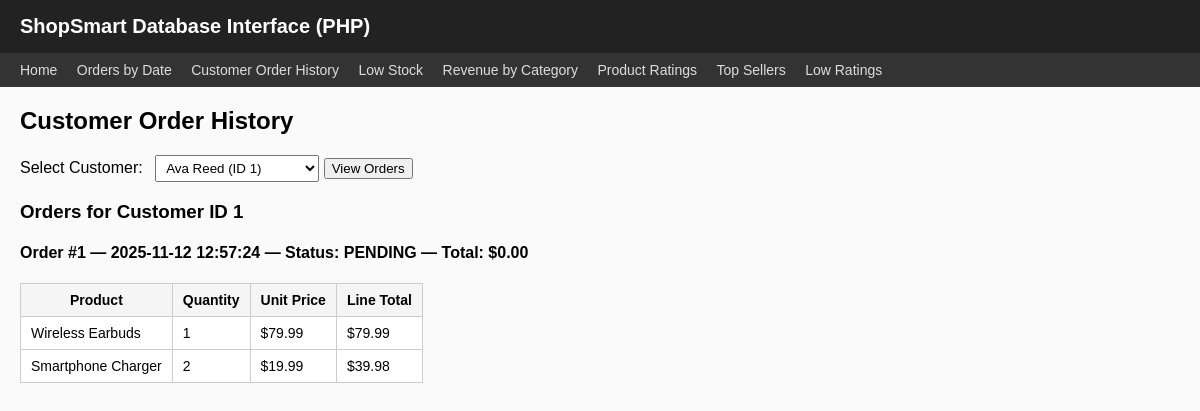
Page /php/customer_order_history.php?customer_id=1 on the committed database.
### tables this page shows
CREATE TABLE `Order` (
  `order_id` int(11) NOT NULL,
  `customer_id` int(11) NOT NULL,
  `order_date` datetime NOT NULL DEFAULT current_timestamp(),
  `status` enum('PENDING','PAID','SHIPPED','CANCELLED') NOT NULL DEFAULT 'PENDING',
  `total_amount` decimal(12,2) NOT NULL DEFAULT 0.00 CHECK (`total_amount` >= 0)
);

CREATE TABLE `OrderItem` (
  `order_id` int(11) NOT NULL,
  `product_id` int(11) NOT NULL,
  `quantity` int(11) NOT NULL CHECK (`quantity` >= 1),
  `unit_price` decimal(10,2) NOT NULL CHECK (`unit_price` > 0)
);

CREATE TABLE `Product` (
  `product_id` int(11) NOT NULL,
  `category_id` int(11) NOT NULL,
  `name` varchar(150) NOT NULL,
  `price` decimal(10,2) NOT NULL CHECK (`price` > 0),
  `avg_rating` decimal(3,2) NOT NULL DEFAULT 0.00,
  `review_count` int(11) NOT NULL DEFAULT 0 CHECK (`review_count` >= 0),
  `description` text DEFAULT NULL,
  `sku` varchar(64) DEFAULT NULL
);

### php/customer_order_history.php (the view, shortened to what this page needs)
<?php
include("db.php");
include("header.php");
$customerOptions = [];
$custResult = $conn->query("SELECT customer_id, name FROM Customer ORDER BY name");
while ($row = $custResult->fetch_assoc()) {
    $customerOptions[] = $row;
}
$customer_id = isset($_GET['customer_id']) ? intval($_GET['customer_id']) : 0;
?>
<h2>Customer Order History</h2>
<form method="GET">
    <div class="form-row">
        <label for="customer_id">Select Customer:</label>
        <select id="customer_id" name="customer_id" required>
            <?php foreach ($customerOptions as $c): ?>
                <option value="<?php echo $c['customer_id']; ?>"
                    <?php if ($customer_id == $c['customer_id']) echo 'selected'; ?>>
                    <?php echo htmlspecialchars($c['name']) . " (ID " . $c['customer_id'] . ")"; ?>
                </option>
            <?php endforeach; ?>
        </select>
        <button type="submit">View Orders</button>
    </div>
</form>
<?php
if ($customer_id > 0) {
    $sql = "
        SELECT
            o.order_id,
            o.order_date,
            o.status,
            o.total_amount
        FROM `Order` o
        WHERE o.customer_id = $customer_id
        ORDER BY o.order_date DESC;
    ";
    $orders = $conn->query($sql);
    if ($orders && $orders->num_rows > 0) {
        echo "<h3>Orders for Customer ID " . htmlspecialchars($customer_id) . "</h3>";
        while ($order = $orders->fetch_assoc()) {
            echo "<h4>Order #" . htmlspecialchars($order['order_id']) .
                 " — " . htmlspecialchars($order['order_date']) .
                 " — Status: " . htmlspecialchars($order['status']) .
                 " — Total: $" . htmlspecialchars($order['total_amount']) . "</h4>";
            $oid = intval($order['order_id']);
            $itemSql = "
                SELECT
                    oi.product_id,
                    p.name AS product_name,
                    oi.quantity,
                    oi.unit_price,
                    (oi.quantity * oi.unit_price) AS line_total
                FROM OrderItem oi
                JOIN Product p ON p.product_id = oi.product_id
                WHERE oi.order_id = $oid;
            ";
            $items = $conn->query($itemSql);
            if ($items && $items->num_rows > 0) {
                echo "<table>";
                echo "<tr>
                        <th>Product</th>
                        <th>Quantity</th>
                        <th>Unit Price</th>
                        <th>Line Total</th>
                      </tr>";
                while ($it = $items->fetch_assoc()) {
                    echo "<tr>
                            <td>" . htmlspecialchars($it['product_name']) . "</td>
                            <td>" . htmlspecialchars($it['quantity']) . "</td>
                            <td>$" . htmlspecialchars($it['unit_price']) . "</td>
                            <td>$" . htmlspecialchars($it['line_total']) . "</td>
                          </tr>";
                }
                echo "</table>";
            } else {
                echo "<p>No items found for this order.</p>";
            }
        }
    } else {
        echo "<p>No orders found for this customer.</p>";
    }
}
?>
<?php
include("footer.php");
?>

### php/header.php (style rules this page uses)
body { font-family: Arial, sans-serif; margin: 0; padding: 0 0 40px 0; background-color: #fafafa; }
h2 { margin-top: 0; }
table { border-collapse: collapse; margin-top: 15px; background-color: #fff; }
table th, table td { padding: 8px 10px; border: 1px solid #ccc; font-size: 14px; }
table th { background-color: #f5f5f5; }
.form-row { margin: 10px 0; }
.form-row label { margin-right: 8px; }
.form-row input, .form-row select { padding: 4px 6px; }

### rows in the picture
order: order_id "1", order_date "2025-11-12 12:57:24", status "PENDING", total_amount "0.00"
orderitem: product.name "Wireless Earbuds", quantity "1", unit_price "79.99", line_total "79.99"
orderitem: product.name "Smartphone Charger", quantity "2", unit_price "19.99", line_total "39.98"

### other values in the picture
$customer_id "1"
form field customer_id "Ava Reed (ID 1)"
